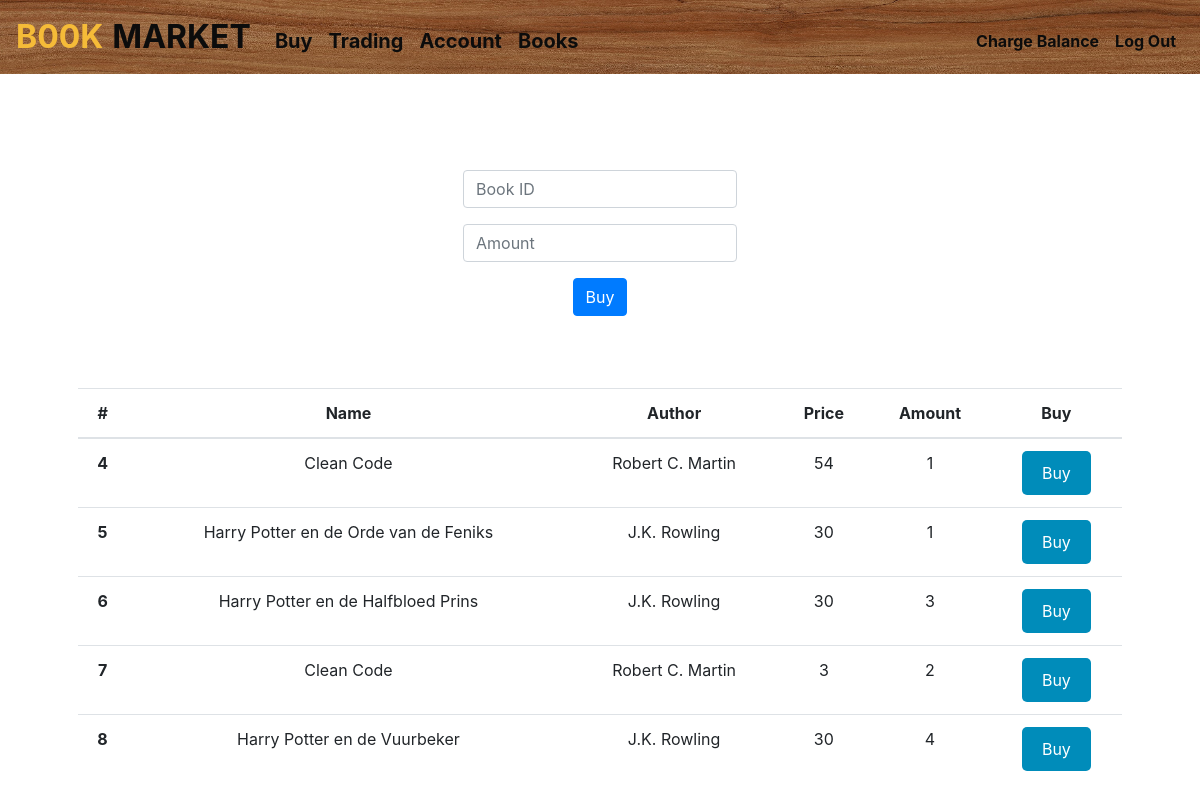
The page /buy (signed in) on the database as committed earlier.
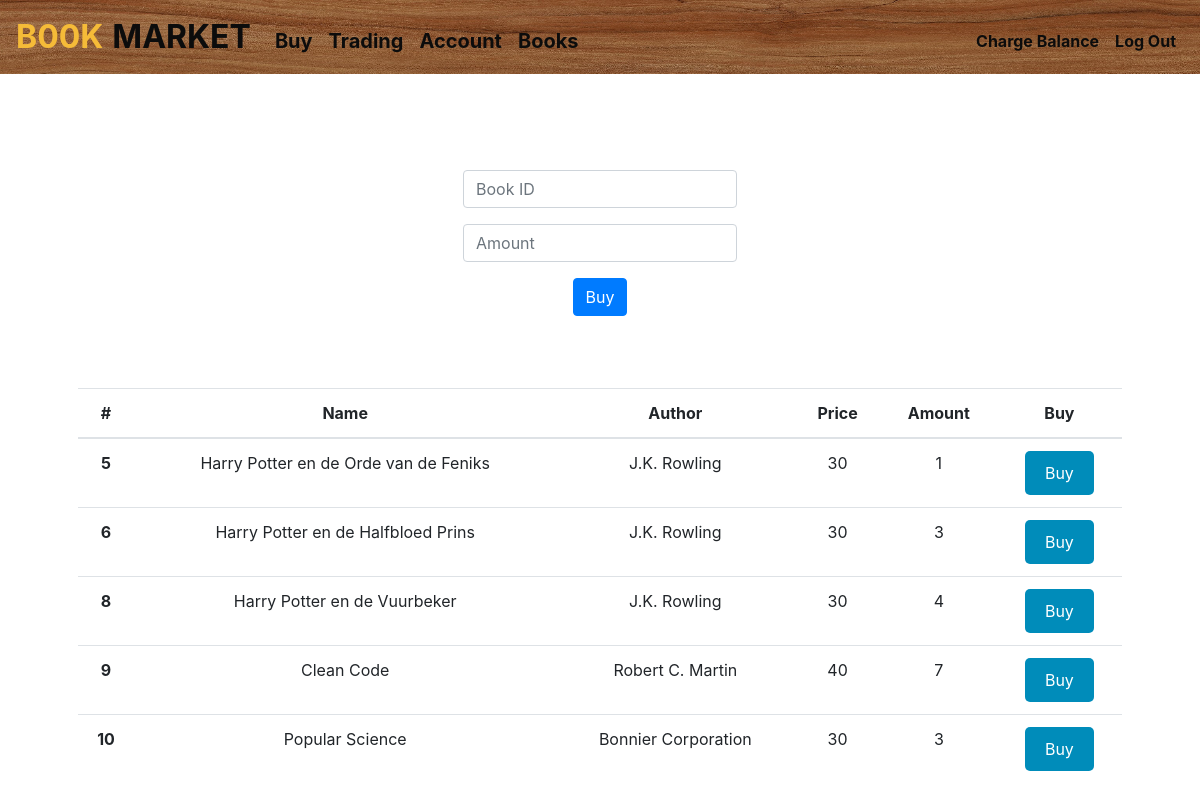
The same page on the database as committed later.
### tables this page shows
CREATE TABLE books(id INTEGER PRIMARY KEY AUTOINCREMENT, name TEXT not null,author TEXT, price INTEGER,amount INTEGER, google_id TEXT);

### app.py (the view, shortened to what this page needs)
@app.route("/buy", methods=["GET", "POST"])
@login_required
def buy():
    con = sqlite3.connect("trading.db")
    db = con.cursor()
    if request.method == "GET":
        db.execute("SELECT * FROM books WHERE amount <> ?;",(0,))
        columns = [column[0] for column in db.description]
        books = [dict(zip(columns, row)) for row in db.fetchall()]
        return render_template("buy.html", books=books)

### app.py (called while the page is built)
def login_required(f):
    @wraps(f)
    def decorated_function(*args, **kwargs):
        if session.get("user_id") is None:
            return redirect("/login")
        return f(*args, **kwargs)
    return decorated_function

@app.after_request
def after_request(response):
    response.headers["Cache-Control"] = "no-cache, no-store, must-revalidate"
    response.headers["Expires"] = 0
    response.headers["Pragma"] = "no-cache"
    return response

### templates/buy.html (shortened to what this page needs)
{% extends "layout.html" %}
{% block main %}
    <form action="/buy" method="post">
        <div class="center">
            <br>
            <br>
        <div class="form-group">
            <input autocomplete="off" autofocus class="form-control" name="bookid" placeholder="Book ID" type="number">
        </div>
        <div class="form-group">
            <input class="form-control" name="amount" placeholder="Amount" type="number">
        </div>
        <button class="btn btn-primary" type="submit">Buy</button>
        <br>
        <br>
        </div>
        <br>
        <br>
        <div style="background-color:rgba(255,255,255,0.9)">
            <table class="table">
                <thead>
                  <tr>
                    <th scope="col">#</th>
                    <th scope="col">Name</th>
                    <th scope="col">Author</th>
                    <th scope="col">Price</th>
                    <th scope="col">Amount</th>
                    <th scope="col">Buy</th>
                  </tr>
                </thead>
                <tbody>
                    {% for book in books%}
                        <tr>
                            <th scope="row">{{book["id"]}}</th>
                            <td>{{book["name"]}}</td>
                            <td>{{book["author"]}}</td>
                            <td>{{book["price"]}}</td>
                            <td>{{book["amount"]}}</td>
                            <td><a href="{{ url_for('purchase', book_id=book['google_id']) }}" target="_blank" class="buy-button">Buy</a></td>
                        </tr>
                   {% endfor %}
                </tbody>
              </table>
        </div>
    </form>
{% endblock %}

### templates/layout.html (shortened to what this page needs)
<!DOCTYPE html>
<html lang="en">
<head>
    <link href="https://maxcdn.bootstrapcdn.com/bootstrap/4.1.3/css/bootstrap.min.css" rel="stylesheet">
    <link href="/static/styles.css" rel="stylesheet">
</head>
<body>
    <nav class="navbar navbar-expand-md navbar-light border-black local-nav-background">
        <a class="navbar-brand" href="/"><span class="yellow">B00K</span> <span class="black">MARKET</span></a>
        <div class="collapse navbar-collapse" id="navbar">
            {% if session.user_id %}
            <ul class="navbar-nav mr-auto mt-2" style="font-weight: bold; color:rgb(0,0,0); font-size:20px;">
                <li class="nav-item"><a class="nav-link" style="color:rgb(0,0,0);" href="/buy">Buy</a></li>
                <li class="nav-item"><a class="nav-link" style="color:rgb(0,0,0);" href="/trading">Trading</a></li>
                <li class="nav-item"><a class="nav-link" style="color:rgb(0,0,0);" href="/account">Account</a></li>
                <li class="nav-item"><a class="nav-link" style="color:rgb(0,0,0);" href="/books">Books</a></li>
            </ul>
            <ul class="navbar-nav ml-auto mt-2">
                <li class="nav-item"><a class="nav-link" style="font-weight: bold; color:rgb(0,0,0);" href="/cash">Charge
                        Balance</a></li>
                <li class="nav-item"><a class="nav-link" style="font-weight: bold; color:rgb(0,0,0);" href="/logout">Log
                        Out</a></li>
            </ul>
            {% endif %}
        </div>
    </nav>
    <main class="container p-5">
        {% block main %}{% endblock %}
    </main>
</body>
</html>

### static/styles.css (style rules this page uses)
.local-nav-background { background-image: url('/static/woodbackground.jpg'); opacity: 0.950; }
nav .navbar-brand { font-size: xx-large; }
nav .navbar-brand .yellow { color: #f5b82e; font-weight: bold; }
nav .navbar-brand .black { color: #000000; font-weight: bold; }
main .form-control { display: inline-block; width: auto; }
body { background-image: url("/static/6714.jpg"); background-attachment: scroll; background-size: 300px 1000px; }
main { overflow-x: auto; text-align: center; }
.center { background-color: rgba(255, 255, 255, 0.9); margin: auto; width: 35%; border-radius: 25px; }
.buy-button { display: inline-block; padding: 10px 20px; background-color: #008CBA; color: #fff; text-decoration: none; border-radius: 5px; }

Rows that differ between the two databases and show on the page:
no longer on this page (row edited): books: id "4", name "Clean Code", author "Robert C. Martin", price "54", amount "1"
no longer on this page (row edited): books: id "7", name "Clean Code", author "Robert C. Martin", price "3", amount "2"
added books: id "9", name "Clean Code", author "Robert C. Martin", price "40", amount "7"
added books: id "10", name "Popular Science", author "Bonnier Corporation", price "30", amount "3"
